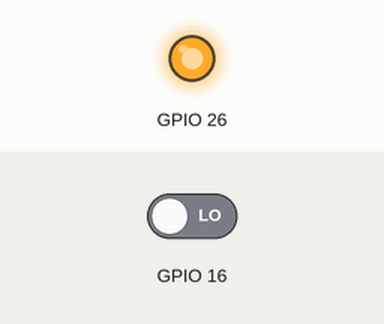
A program run on a simulated Raspberry Pi (BCM pin numbers). On the bench: output pins drawn as LEDs (lit = HIGH). Dashed ring = blinking. The inputs (shaded band) are chosen by the test bench; at power-on: GPIO 16 LOW. The clock reads 2024-03-15 10:24:30 at power-on unless the program sets it; what the program prints to the terminal is not drawn.

Above: at 5.0 s.
5.1 s: GPIO 16 driven HIGH
At 8.4 s:
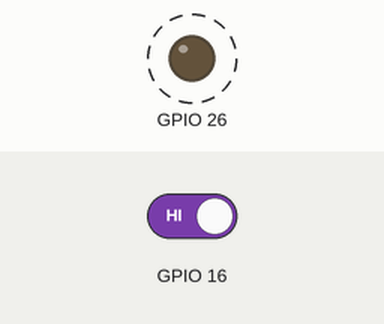
10.5 s: GPIO 16 driven LOW
At 10.9 s:
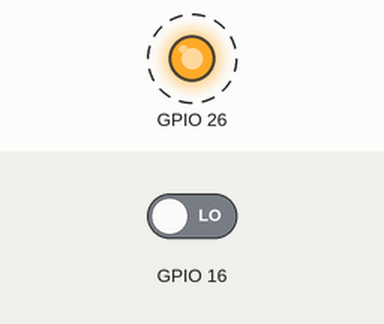
Timing chart, 0 to 14.0 s (numbered marks = the images above; inputs shaded):
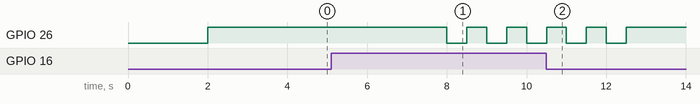

The program:

humandetect.py
```python
import RPi.GPIO as GPIO
import time
def init():
    GPIO.setwarnings(False)
    GPIO.setmode(GPIO.BCM)
    GPIO.setup(16, GPIO.IN)
    GPIO.setup(26,GPIO.OUT)
    pass
def beep():
        for i in range(1,6):
            GPIO.output(26, GPIO.LOW)
            time.sleep(0.5)
            GPIO.output(26, GPIO.HIGH)
            time.sleep(0.5)
            print ("警告:有人靠近灌溉区域!")
def detct():
    for i in range(1, 31):
        if GPIO.input(16) == True:
            print (time.strftime('%Y-%m-%d %H:%M:%S',time.localtime(time.time()))+"监测到人体活动")
            beep()
        else:
            GPIO.output(26, GPIO.HIGH)#无人时关闭蜂鸣器
            print (time.strftime('%Y-%m-%d %H:%M:%S',time.localtime(time.time()))+"未监测到人体活动")
        time.sleep(3)
time.sleep(2)
init()
detct()
GPIO.cleanup()
```

Measured:
- after the input at 5.1 s, GPIO 26: alternates HIGH for 0.50 s and LOW for 0.50 s, starting after 2.9 s
- after the input at 10.5 s, GPIO 26: goes on until 12.5 s, then stays HIGH
